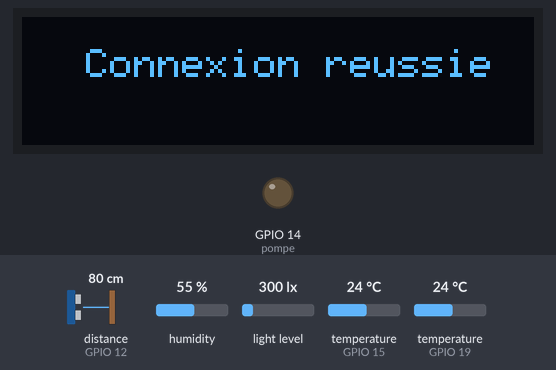
The sketch below on a simulated ESP32. On the bench: 128×32 one-colour display, output pins drawn as LEDs (lit = HIGH). The test bench sets the inputs (shaded band); at power-on: distance to the obstacle (sensor on GPIO 12) 80 cm, humidity 55 %, light level 300 lx, temperature (sensors on GPIO 15, GPIO 19) 24 °C. The echo pulse lasts 58.3 µs per cm; WiFi joins after 1.5 s; servers stay silent unless stated; network time is answered at once with the bench clock; uploads are accepted with an empty reply; the local clock reads 2024-03-15 10:24:30 at power-on unless the sketch sets it; pins used as bus, display or sensor lines are not drawn; what the sketch prints to the serial monitor is not drawn. At 20.6 s the program puts the board to deep sleep or switches it off; the recording ends there.

Above: at 2.1 s.
At 4.2 s:
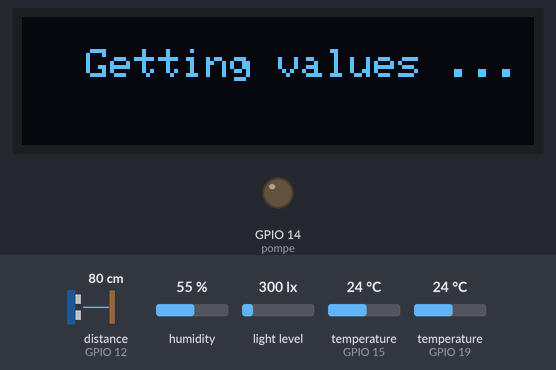
4.3 s: distance to the obstacle (sensor on GPIO 12) set to 2 cm
At 6.5 s:
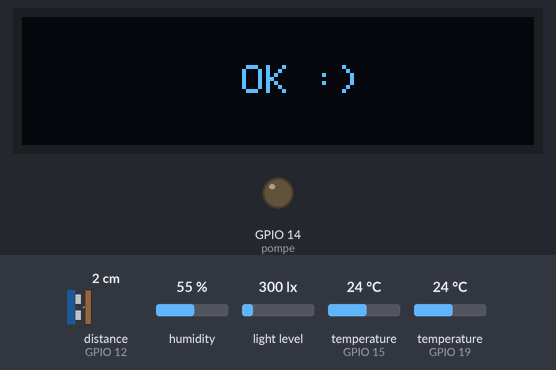
At 19.9 s:
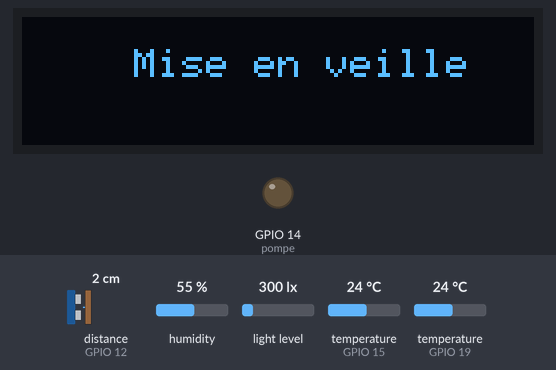
Timing chart, 0 to 20.6 s (numbered marks = the images above; inputs shaded):
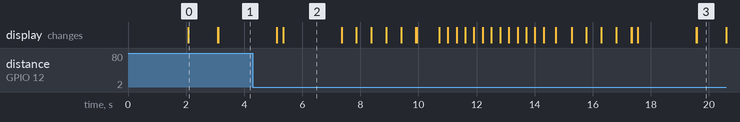

Measured:
- what the display in image 0 shows lasts 1.0 s, from 2.1 s to 3.1 s
- what the display in image 2 shows lasts 2.1 s, from 5.3 s to 7.4 s

The sketch:

monitoring_plante.ino
```cpp
#include <WiFi.h>
#include <HTTPClient.h>
#include "DHT.h"
#include "Adafruit_TSL2591.h"
#include <Adafruit_SSD1306.h>
#include <OneWire.h>
#include <DallasTemperature.h>
#include <NTPClient.h>
#include <WiFiUdp.h>

/********* ID du device dans la base de donnée *********/
unsigned short int ID = 1;
String destination = "PUT YOUR NGROK LINK HERE";

/********* Données connexion wifi *********/
const char* WIFI_SSID = "PUT YOUR SSID HERE";
const char* WIFI_PASS = "PUT YOU PASSWORD HERE";

/********* Récupération du timestamp  *********/
WiFiUDP ntpUDP;
NTPClient timeClient(ntpUDP);

/********* Telemetre *********/
#define VITESSE 340
const int Trig = 13;
const int Echo = 12;
const int distanceRef = 15; // Distance de référence pour le télémètre (0% d'eau) + Penser à ajouter 5 cm de sécurité

/********* Pompe *********/
const int pompe = 14;

/********* Soil Moisture Sensor *********/
const int soilSensor = 36;
const int AirValue = 2913;
const int WaterValue = 1325;

/********* DHT22: Température et humidité extérieur *********/
const int dhtPin = 15; // remettre 15
DHT dht(dhtPin, DHT22);

/********* DS18B20 : Capteur de température du sol *********/
#define DSB_BUS 19
OneWire dsbWire(DSB_BUS);
DallasTemperature dsb(&dsbWire);

/********* Capteur de luminosité *********/
Adafruit_TSL2591 tsl = Adafruit_TSL2591(2591);

/********* Ecran LED *********/
Adafruit_SSD1306 ecranOLED(128, 32, &Wire, -1);

/********* Batterie *********/
const int batterie = 32; // Pour lire l'état de la batterie

/********* Bouton + Filtre anti-rebond (debouncer) *********/
/*struct Button {
  const uint8_t PIN;
  uint32_t numberKeyPresses;
  bool pressed;
};

Button button1 = {18, 0, false};*/

/********* Fonction utiles *********/

void lcd_print_init() {
  ecranOLED.clearDisplay();
  ecranOLED.setTextSize(2); // Draw 2X-scale text
  ecranOLED.setTextColor(SSD1306_WHITE);
  ecranOLED.setCursor(28, 8);
  ecranOLED.write("iGarden");
  ecranOLED.display();      // Show initial text
}

void lcd_print_msg(int code, int value){
  ecranOLED.clearDisplay();
  ecranOLED.setTextSize(1.75); // Draw 2X-scale text
  ecranOLED.setTextColor(SSD1306_WHITE);
  ecranOLED.setCursor(0, 12);

  switch(code){
    case 0:
      ecranOLED.setCursor(8, 8);
      ecranOLED.write("Acquisition mesures");
      ecranOLED.setCursor(30, 16);
      for(int i = 0; i < 5; i++){
        ecranOLED.write(". ");
        delay(500);
        ecranOLED.display();
      }
      break;

    case 1:
      ecranOLED.write("Bac d'eau : ");
      ecranOLED.print(value);
      ecranOLED.write(" %");
      ecranOLED.display();
      ecranOLED.startscrollleft(0x00, 0x0F);
      delay(4000);
      ecranOLED.stopscroll();
      break;

     case 2:
      ecranOLED.write("Batterie : ");
      ecranOLED.print(value);
      ecranOLED.write(" %");
      ecranOLED.display();
      ecranOLED.startscrollleft(0x00, 0x0F);
      delay(4000);
      ecranOLED.stopscroll();
      break;

    case 3:
      ecranOLED.setCursor(28, 8);
      ecranOLED.write("Mise en veille");
      ecranOLED.display();
      delay(1000);
      break;
    case 4:
      ecranOLED.setCursor(28, 8);
      ecranOLED.write("Rebooting ...");
      ecranOLED.display();
      delay(1000);
      break;

    case 5:
      ecranOLED.setCursor(16, 8);
      ecranOLED.write("Connexion reussie");
      ecranOLED.display();
      delay(1000);
      break;

    case 6:
      ecranOLED.setCursor(8, 8);
      ecranOLED.write("Envoi des donnees");
      ecranOLED.setCursor(30, 16);
      for(int i = 0; i < 5; i++){
        ecranOLED.write(". ");
        delay(500);
        ecranOLED.display();
      }

      break;
     case 7:
      ecranOLED.setCursor(55, 12);
      ecranOLED.write("OK :)");
      ecranOLED.display();
      delay(2000);
      break;

     case 8:
      ecranOLED.setCursor(28, 8);
      ecranOLED.write("Erreur : ' (");
      ecranOLED.display();
      delay(2000);
      break;
     case 9:
      ecranOLED.setCursor(16, 8);
      ecranOLED.write("Getting values ...");
      ecranOLED.display();
      delay(2000);

    default:
      break;
  }

  ecranOLED.clearDisplay();
  ecranOLED.display();
}

/********* IRQ *********/
/*void IRAM_ATTR isr() {
  delay(50);
  button1.numberKeyPresses += 1;
  if(button1.numberKeyPresses >= 5){
    button1.numberKeyPresses = 1;
  }
  lcd_print_irq(button1.numberKeyPresses, 0);

  //printf("Button 1 has been pressed %u times\n", button1.numberKeyPresses);
}*/

void arrosage(int seuil){ // seuil d'humidité
  // Ajouter condition humidité
  //detachInterrupt(button1.PIN); // On enlève l'interruption pour ne pas interrompre l'arrosage
  for(int i = 0; i < 4; i++){  // Mettre le nombre d'arrosage à 10 max en situation réelle
    int s = analogRead(soilSensor); // On vérifie l'humidité à chaque tour
    int hum = map(s, WaterValue, AirValue, 100, 0);
    ecranOLED.clearDisplay();
    ecranOLED.setCursor(14, 8);
    ecranOLED.write("Arrosage en cours");
    ecranOLED.display();
    ecranOLED.setCursor(30,16);
    digitalWrite(pompe, HIGH);
    delay(2000);
    digitalWrite(pompe, LOW);
    delay(10);
    for(int k = 0; k < 5; k++){
       ecranOLED.write(". ");
       ecranOLED.display();
       delay(1000);
    }
    //printf("Humidite : %d\nSeuil : %d\n", hum, seuil);
    /*if(hum > seuil){
      attachInterrupt(button1.PIN, isr, FALLING); // On remet l'interruption avant de quitter la fonction
      break;
    }  */
  }
  //attachInterrupt(button1.PIN, isr, FALLING);

}

int getHumiditySoil(int code){
  switch(code){
    case 0: // Plante Grasse
      return 15;
    case 1: // Plante normale
      return 30;
    case 2: // Plante Tropical
      return 50;
    default:
      break;
  }
  return 0;
}


/********* Fonction d'initialisation *********/

void setup() {

  Serial.begin(115200);
    /********* Bouton Poussoir / IRQ *********/
  //pinMode(button1.PIN, INPUT_PULLDOWN);
  //attachInterrupt(button1.PIN, isr, FALLING);

  /********* Init LCD *********/
  ecranOLED.begin(SSD1306_SWITCHCAPVCC, 0x3C); // Ecran LED
  lcd_print_init();

  /********* Initialisation des capteurs et de la pompe *********/
  pinMode(soilSensor, INPUT); // Capteur D'humidité du sol
  dht.begin(); // DHT22: Température & Humidité
  dsb.begin(); // DS18B20: Température
  pinMode(Trig, OUTPUT); // Telemetre
  digitalWrite(Trig, LOW);
  pinMode(Echo, INPUT); // Telemetre
  pinMode(pompe, OUTPUT); // Pompe


  /********* Connexion au Wifi *********/
  short int attempt = 0;
  WiFi.begin(WIFI_SSID, WIFI_PASS);
  while (WiFi.status() != WL_CONNECTED) { //Check for the connection
    if(attempt >= 10){
      esp_sleep_enable_timer_wakeup(1 * 1000000);
      lcd_print_msg(4, -1);
      esp_deep_sleep_start();
    }
    delay(1000);
    Serial.println("Connecting to WiFi..");
    attempt++;
  }
  lcd_print_msg(5, -1);
  Serial.println("Connected to the WiFi network");

  /********* Démarrage du client NTP *********/
  timeClient.begin();

  ecranOLED.clearDisplay();
  ecranOLED.display();
}

/********* Fonction principale *********/

void loop() {

  /********* HTTP GET *********/
  short int getOK = 0;
  short int ret = -1;
  String destinationGet = destination + "/api/values?num=" + String(ID);
  HTTPClient http;
  http.begin(destinationGet);  //Specify destination for HTTP request
  http.addHeader("Content-Type", "application/json");             //Specify content-type header

  while(getOK == 0 && ret == -1){
    lcd_print_msg(9, -1);
    int httpCode = http.GET();
    // httpCode will be negative on error
    if(httpCode > 0) {
      // HTTP header has been send and Server response header has been handled
      Serial.println(httpCode);   //Print return code
      String response = http.getString();
      Serial.println(response);           //Print request answer
      ret = response.toInt();
      lcd_print_msg(7, -1);

    } else {
      Serial.print("Error on getting GET: ");
      Serial.println(httpCode);
      lcd_print_msg(8, -1);
    }
  }
  http.end();  //Free resources

  /********* Récupération du seuil d'humidité en fonction du GET *********/
  int seuilHumidite = getHumiditySoil(ret);

  /********* Acquisition des mesures *********/

  lcd_print_msg(0, -1);

  /********* Lire le DHT *********/
  float h = dht.readHumidity();
  float t = dht.readTemperature();

  /********* Lire le DS18B20 *********/
  dsb.requestTemperatures();
  float temperature_sol = dsb.getTempCByIndex(0);

  /********* Lire le capteur d'humidité sol *********/
  int s = analogRead(soilSensor);
  //printf("soil = %d\n\r", s);
  int soilPercent = map(s, WaterValue, AirValue, 100, 0);
  if(soilPercent < 0)
    soilPercent = 0;
   if(soilPercent > 100)
    soilPercent = 100;

  /********* Lire le capteur de luminosité *********/
  int luminosite = tsl.getLuminosity(TSL2591_VISIBLE);
  printf("lum: %d \n\r",luminosite);
  int indiceLumiere;
  if(luminosite < 800){
    indiceLumiere = 0; // Mauvais
  } else if(luminosite > 1600){
    indiceLumiere = 3; // Excellent
  } else if(luminosite < 1400 && luminosite > 1000){
    indiceLumiere = 2; // Bon
  }
  else if(luminosite < 1000 && luminosite > 800){
    indiceLumiere = 1; // Moyen
  }

  /********* Lire le telemetre *********/
  digitalWrite(Trig, HIGH);
  delayMicroseconds(10); //on attend 10 µs
  digitalWrite(Trig, LOW);
  unsigned long duree = pulseIn(Echo, HIGH);
  //printf("duree: %d\n",duree);
  int distancePercent = 0;
  float distance;
  duree = duree/2;
  float temps = duree/1000000.0; //on met en secondes
  distance = temps*VITESSE*100; //on multiplie par la vitesse, d=t*v et on convertit en cm (x100)
  distancePercent = ((distanceRef - distance) / distanceRef)*100;
  if(distancePercent > 100)
    distancePercent = 100;
  if(distancePercent < 0)
    distancePercent = 0;

  printf("distance : %f \n\r",distance);
  //printf("distancePercent : %d \n\r",distancePercent);
  /********* Verification niveau d'eau *********/
  if(distancePercent < 20.00)
    lcd_print_msg(1, distancePercent);

  /********* Récupération de l'état de la batterie *********/
  float chargeBatterie = analogRead(batterie);
  chargeBatterie = chargeBatterie / 1241; // On ramène la valeur lu à une tension entre [2.3V, 3.3V]
  chargeBatterie = chargeBatterie*4.2/3.3; // On reconvertit la tension à l'intervalle originale de la batterie [3.0, 4.2V)
  // Convertir la tension de la batterie en %
  if(chargeBatterie > 4 && chargeBatterie < 4.2)
    chargeBatterie = 65*chargeBatterie-173;
  if(chargeBatterie > 3.6 && chargeBatterie < 4)
    chargeBatterie = -304.75*chargeBatterie*chargeBatterie+2524.8*chargeBatterie-5136.3;
  if(chargeBatterie > 3 && chargeBatterie < 3.6)
    chargeBatterie = 18.75*chargeBatterie*chargeBatterie-113.75*chargeBatterie+172.5;
  int charge = (int) chargeBatterie;
  lcd_print_msg(2, charge);

  /********* Récupération de la date *********/
  timeClient.update();
  unsigned long date = timeClient.getEpochTime();

  /********* Vérifier si les données sont valides *********/
  if(isnan(t))
    t = 0;
  if(isnan(h))
    h = 0;

  /********* Envoie de données *********/
  if (WiFi.status() == WL_CONNECTED) {

    /********* Construction du Header HTTP *********/
    String destinationPost = destination + "/api/values";
    HTTPClient http;
    http.begin(destinationPost);  //Specify destination for HTTP request
    http.addHeader("Content-Type", "application/json");

    /********* Ajouter les valeurs à la payload *********/
    String payload = "{\"num\":" + String(ID) + ",";
    payload = payload + "\"hum_air\":" + String(h) + ",";
    payload = payload + "\"temp_air\":" + String(t) + ",";
    payload = payload + "\"temp_sol\":" + String(temperature_sol) + ",";
    payload = payload + "\"hum_sol\":" + String(soilPercent) + ",";
    payload = payload + "\"lum\":" + String(indiceLumiere) + ",";
    payload = payload + "\"eau\":" + String(distancePercent) + ",";
    payload = payload + "\"batterie\":" + String(charge) + ",";
    payload = payload + "\"date\":" + String(date) + "}";

    Serial.println(payload);

    /********* POST les données *********/
    lcd_print_msg(6, -1);
    int httpResponseCode = http.POST(payload);   //Send the actual POST request

    /********* Récupérer et vérifier la valeur de retour *********/
    if (httpResponseCode > 0) {
      String response = http.getString();                       //Get the response to the request
      Serial.println(httpResponseCode);   //Print return code
      Serial.println(response);           //Print request answer
      lcd_print_msg(7, -1);
    }
    else {
      Serial.print("Error on sending POST: ");
      Serial.println(httpResponseCode);
      lcd_print_msg(8, -1);
    }

    http.end();

  }

  /********* Arrosage si besoin *********/
  if(soilPercent < seuilHumidite)
    arrosage(seuilHumidite);

  /********* Mise en veille *********/
  lcd_print_msg(3, -1);
  esp_sleep_enable_timer_wakeup(10 * 1000000); // Mettre en deepsleep pendant 10 sec
  //esp_sleep_enable_ext0_wakeup(GPIO_NUM_2,1); // Réveiller l'esp avec une interruption GPIO
  esp_deep_sleep_start();
}
```
